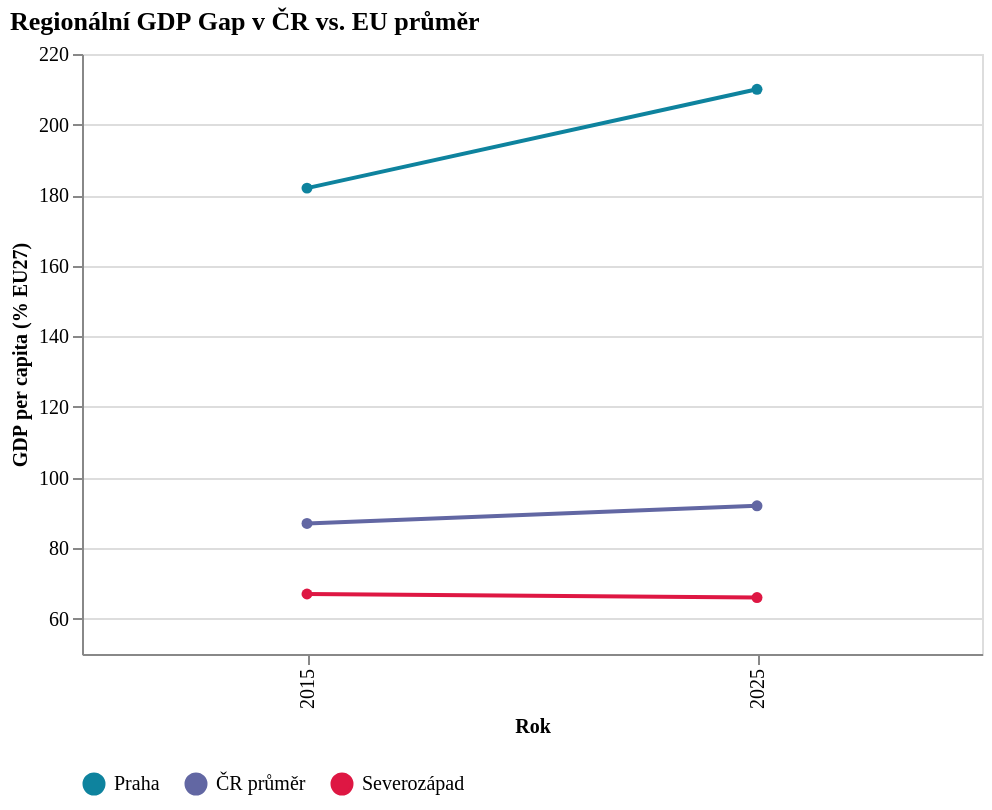

The Vega-Lite source for this figure:
### Vega-Lite specification from a JSON file in a GitHub repository (floating-point values rounded to 4 significant figures)
{"$schema": "https://vega.github.io/schema/vega-lite/v5.json", "title": {"text": "Regionální GDP Gap v ČR vs. EU průměr", "fontSize": 13, "font": "Roboto Slab", "anchor": "start"}, "width": 450, "padding": 5, "data": {"values": [{"rok": 2015, "region": "Praha", "gdp": 182}, {"rok": 2025, "region": "Praha", "gdp": 210}, {"rok": 2015, "region": "ČR průměr", "gdp": 87}, {"rok": 2025, "region": "ČR průměr", "gdp": 92}, {"rok": 2015, "region": "Severozápad", "gdp": 67}, {"rok": 2025, "region": "Severozápad", "gdp": 66}]}, "config": {"axis": {"labelFont": "Work Sans", "labelFontSize": 10, "titleFont": "Work Sans", "titleFontSize": 10}, "legend": {"labelFont": "Work Sans", "labelFontSize": 10, "titleFont": "Work Sans", "titleFontSize": 10}}, "mark": {"type": "line", "point": true}, "encoding": {"x": {"field": "rok", "type": "ordinal", "title": "Rok"}, "y": {"field": "gdp", "type": "quantitative", "title": "GDP per capita (% EU27)", "scale": {"domain": [50, 220]}}, "color": {"field": "region", "type": "nominal", "scale": {"domain": ["Praha", "ČR průměr", "Severozápad"], "range": ["#0e839e", "#6267a3", "#de1743"]}, "legend": {"orient": "bottom", "title": null}}}, "_source": "Eurostat regional GDP, OECD Czechia Note, PAQ Research"}
